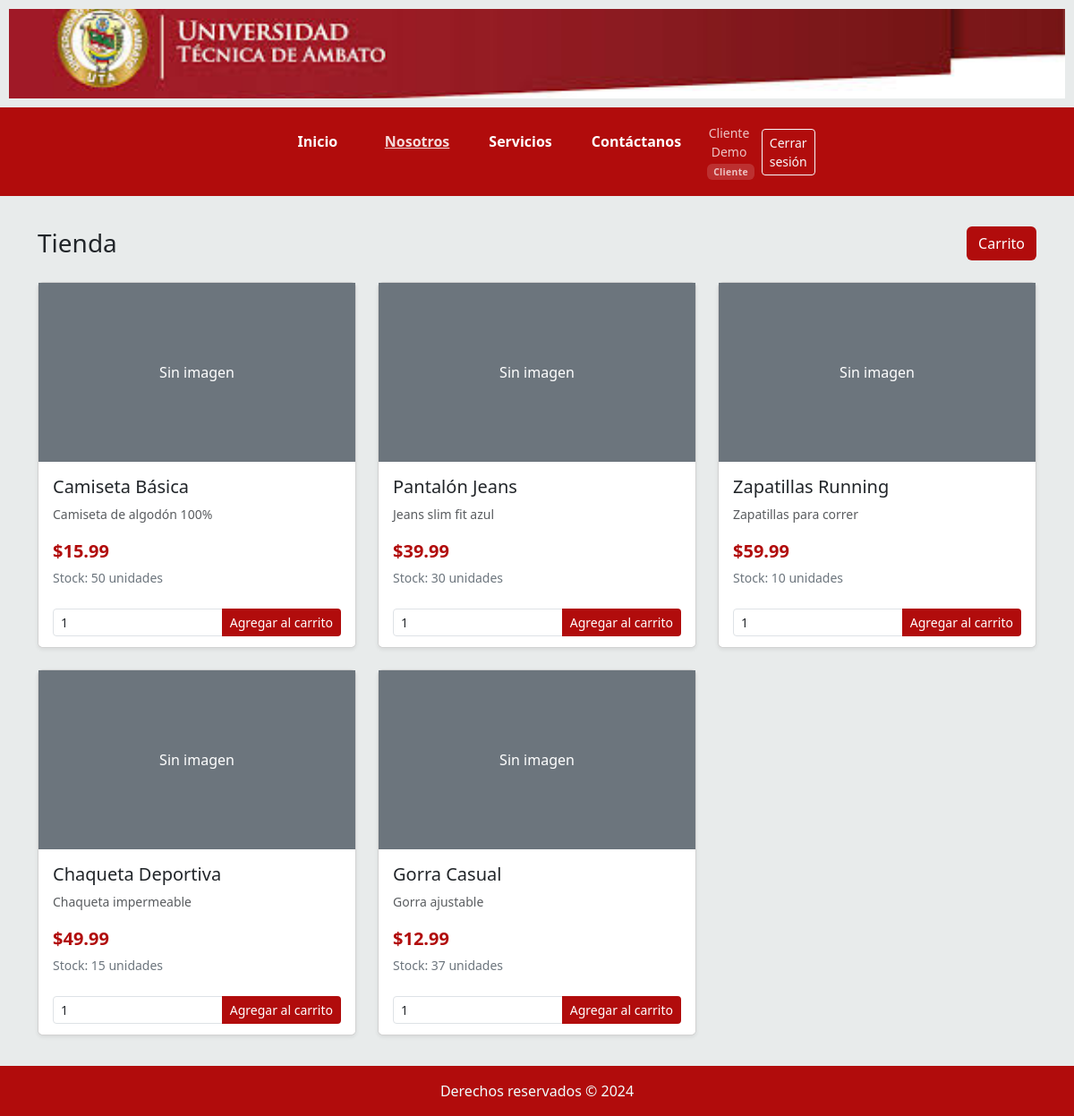
The page /index.php?option=Nosotros (signed in) on the database its author committed.
### tables this page shows
CREATE TABLE productos (
    id          INT(11) NOT NULL AUTO_INCREMENT,
    nombre      VARCHAR(150) NOT NULL,
    descripcion TEXT DEFAULT NULL,
    precio      DECIMAL(10,2) NOT NULL,
    stock       INT(11) NOT NULL DEFAULT 0,
    imagen      VARCHAR(255) DEFAULT NULL,
    PRIMARY KEY (id)
);

### controller/controller.php (called while the page is built)
<?php
class controllersEnlaces
{
    public function platilla()
    {
        include "views/template.php";
    }
    public function controladorEnlaces()
    {
        $opcion = isset($_GET["option"]) ? $_GET["option"] : "Inicio";
        $pagina = modeloEnlaces::EnlacesPaginas($opcion);
        include $pagina;
    }
}
?>

### index.php (called while the page is built, shortened)
<?php
require_once "controller/controller.php";
$mvc = new controllersEnlaces();
$mvc->platilla();
?>

### models/producto_model.php (called while the page is built, shortened)
<?php
class ProductoModel
{
    public static function obtenerTodos()
    {
        $con = getConexion();
        $resultado = mysqli_query($con, "SELECT * FROM productos ORDER BY id ASC");
        $productos = [];
        while ($fila = mysqli_fetch_assoc($resultado)) {
            $productos[] = $fila;
        }
        return $productos;
    }
}
?>

### views/nosotros.php (the view, shortened to what this page needs)
<?php
require_once "models/producto_model.php";
$logueado_nosotros = isset($_SESSION['usuario_id']);
$es_cliente = isset($_SESSION['rol']) && $_SESSION['rol'] === 'cliente';
if (!$logueado_nosotros):
    $error = $_SESSION['error_login'] ?? '';
    unset($_SESSION['error_login']);
?>
<div class="row justify-content-center">
    <div class="col-md-4">
        <div class="card shadow-sm">
            <div class="card-header text-white text-center" style="background:rgb(177,12,12);">
                <h4 class="mb-0">Iniciar Sesión</h4>
            </div>
            <div class="card-body">
                <?php if ($error): ?>
                    <div class="alert alert-danger"><?= htmlspecialchars($error) ?></div>
                <?php endif; ?>
                <form method="post" action="action.php">
                    <input type="hidden" name="accion" value="login">
                    <div class="mb-3">
                        <label class="form-label">Correo electrónico</label>
                        <input type="email" name="email" class="form-control" required autofocus>
                    </div>
                    <div class="mb-3">
                        <label class="form-label">Contraseña</label>
                        <input type="password" name="password" class="form-control" required>
                    </div>
                    <button type="submit" class="btn w-100 text-white" style="background:rgb(177,12,12);">
                        Entrar
                    </button>
                </form>
                <hr>
                <p class="text-muted small text-center mb-0">
                    Admin: admin@tienda.com / admin123<br>
                    Cliente: cliente@tienda.com / cliente123
                </p>
            </div>
        </div>
    </div>
</div>
<?php else:
    $productos = ProductoModel::obtenerTodos();
?>
<div class="d-flex justify-content-between align-items-center mb-4">
    <h3 class="mb-0">Tienda</h3>
    <?php if ($es_cliente): ?>
    <a href="index.php?option=Carrito" class="btn text-white position-relative" style="background:rgb(177,12,12);">
        Carrito
    </a>
    <?php endif; ?>
</div>
<?php if (empty($productos)): ?>
    <p class="text-muted">No hay productos disponibles.</p>
<?php else: ?>
<div class="row row-cols-1 row-cols-md-3 g-4">
    <?php foreach ($productos as $p): ?>
    <div class="col">
        <div class="card h-100 shadow-sm">
            <?php if (!empty($p['imagen'])): ?>
                <img src="image/productos/<?= htmlspecialchars($p['imagen']) ?>"
                     class="card-img-top" alt="<?= htmlspecialchars($p['nombre']) ?>"
                     style="height:200px;object-fit:cover;">
            <?php else: ?>
                <div class="bg-secondary d-flex align-items-center justify-content-center"
                     style="height:200px;">
                    <span class="text-white">Sin imagen</span>
                </div>
            <?php endif; ?>
            <div class="card-body">
                <h5 class="card-title"><?= htmlspecialchars($p['nombre']) ?></h5>
                <p class="card-text text-muted small"><?= htmlspecialchars($p['descripcion']) ?></p>
                <p class="fw-bold fs-5 mb-1" style="color:rgb(177,12,12);">
                    $<?= number_format($p['precio'], 2) ?>
                </p>
                <p class="small text-secondary mb-0">Stock: <?= (int)$p['stock'] ?> unidades</p>
            </div>
            <?php if ($es_cliente && $p['stock'] > 0): ?>
            <div class="card-footer bg-white border-top-0">
                <form method="post" action="action.php">
                    <div class="input-group input-group-sm mb-1">
                        <input type="number"
                               name="cantidad"
                               value="1"
                               min="1"
                               max="<?= (int)$p['stock'] ?>"
                               class="form-control input-cantidad-tienda"
                               data-precio="<?= $p['precio'] ?>">
                        <button type="submit" class="btn btn-sm text-white"
                                style="background:rgb(177,12,12);">
                            Agregar al carrito
                        </button>
                    </div>
                </form>
            </div>
            <?php elseif ($p['stock'] == 0): ?>
            <div class="card-footer bg-white">
                <span class="badge bg-secondary">Sin stock</span>
            </div>
            <?php endif; ?>
        </div>
    </div>
    <?php endforeach; ?>
</div>
<?php endif; ?>
<?php endif; ?>

### css/style.css (style rules this page uses)
body { background: rgb(232, 235, 235); display: flex; flex-direction: column; min-height: 100vh; }

### rows shown on the page
productos: shows "Sin imagen", nombre "Camiseta Básica", descripcion "Camiseta de algodón 100%", precio "15.99", stock "50"
productos: shows "Sin imagen", nombre "Pantalón Jeans", descripcion "Jeans slim fit azul", precio "39.99", stock "30"
productos: shows "Sin imagen", nombre "Zapatillas Running", descripcion "Zapatillas para correr", precio "59.99", stock "10"
productos: shows "Sin imagen", nombre "Chaqueta Deportiva", descripcion "Chaqueta impermeable", precio "49.99", stock "15"
productos: shows "Sin imagen", nombre "Gorra Casual", descripcion "Gorra ajustable", precio "12.99", stock "37"

### other values the page prints
$_SESSION['usuario_nombre'] "Cliente Demo"
